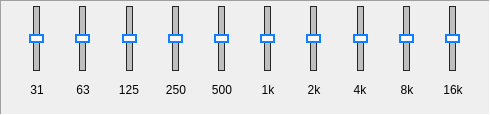
             <widget class="QFrame" name="EQ1_frame">
              <property name="sizePolicy">
               <sizepolicy hsizetype="Fixed" vsizetype="Fixed">
                <horstretch>0</horstretch>
                <verstretch>0</verstretch>
               </sizepolicy>
              </property>
              <property name="minimumSize">
               <size>
                <width>490</width>
                <height>115</height>
               </size>
              </property>
              <property name="maximumSize">
               <size>
                <width>490</width>
                <height>115</height>
               </size>
              </property>
              <property name="frameShape">
               <enum>QFrame::Panel</enum>
              </property>
              <property name="frameShadow">
               <enum>QFrame::Sunken</enum>
              </property>
              <layout class="QHBoxLayout" name="horizontalLayout">
               <property name="topMargin">
                <number>5</number>
               </property>
               <property name="bottomMargin">
                <number>5</number>
               </property>
               <item>
                <spacer name="horizontalSpacer">
                 <property name="orientation">
                  <enum>Qt::Horizontal</enum>
                 </property>
                 <property name="sizeType">
                  <enum>QSizePolicy::Fixed</enum>
                 </property>
                 <property name="sizeHint" stdset="0">
                  <size>
                   <width>5</width>
                   <height>20</height>
                  </size>
                 </property>
                </spacer>
               </item>
               <item>
                <layout class="QVBoxLayout" name="Band1">
                 <property name="spacing">
                  <number>0</number>
                 </property>
                 <item alignment="Qt::AlignHCenter">
                  <widget class="QSlider" name="EQ1_31">
                   <property name="minimumSize">
                    <size>
                     <width>0</width>
                     <height>65</height>
                    </size>
                   </property>
                   <property name="maximumSize">
                    <size>
                     <width>16777215</width>
                     <height>65</height>
                    </size>
                   </property>
                   <property name="font">
                    <font>
                     <kerning>true</kerning>
                    </font>
                   </property>
                   <property name="styleSheet">
                    <string notr="true">.QSlider::groove:vertical {
    border: 1px solid #262626;
	background: rgb(191, 191, 191);
	width: 5px;
	margin: 0 12px;
}

.QSlider::handle:vertical {
    background: white;
    border: 2px solid rgb(15, 128, 255);
    height: 5px;
    width: 10px;
	margin: 0px -5px

}</string>
                   </property>
                   <property name="minimum">
                    <number>-1</number>
                   </property>
                   <property name="maximum">
                    <number>1</number>
                   </property>
                   <property name="pageStep">
                    <number>0</number>
                   </property>
                   <property name="value">
                    <number>0</number>
                   </property>
                   <property name="tracking">
                    <bool>true</bool>
                   </property>
                   <property name="orientation">
                    <enum>Qt::Vertical</enum>
                   </property>
                   <property name="invertedAppearance">
                    <bool>false</bool>
                   </property>
                   <property name="invertedControls">
                    <bool>false</bool>
                   </property>
                  </widget>
                 </item>
                 <item alignment="Qt::AlignHCenter|Qt::AlignVCenter">
                  <widget class="QLabel" name="EQ1_31_Lab">
                   <property name="minimumSize">
                    <size>
                     <width>30</width>
                     <height>0</height>
                    </size>
                   </property>
                   <property name="maximumSize">
                    <size>
                     <width>30</width>
                     <height>16777215</height>
                    </size>
                   </property>
                   <property name="text">
                    <string>31</string>
                   </property>
                   <property name="alignment">
                    <set>Qt::AlignCenter</set>
                   </property>
                  </widget>
                 </item>
                </layout>
               </item>
               <item>
                <layout class="QVBoxLayout" name="Band2">
                 <property name="spacing">
                  <number>0</number>
                 </property>
                 <item alignment="Qt::AlignHCenter">
                  <widget class="QSlider" name="EQ1_63">
                   <property name="minimumSize">
                    <size>
                     <width>0</width>
                     <height>65</height>
                    </size>
                   </property>
                   <property name="maximumSize">
                    <size>
                     <width>16777215</width>
                     <height>65</height>
                    </size>
                   </property>
                   <property name="font">
                    <font>
                     <kerning>true</kerning>
                    </font>
                   </property>
                   <property name="styleSheet">
                    <string notr="true">.QSlider::groove:vertical {
    border: 1px solid #262626;
	background: rgb(191, 191, 191);
	width: 5px;
	margin: 0 12px;
}

.QSlider::handle:vertical {
    background: white;
    border: 2px solid rgb(15, 128, 255);
    height: 5px;
    width: 10px;
	margin: 0px -5px

}</string>
                   </property>
                   <property name="minimum">
                    <number>-1</number>
                   </property>
                   <property name="maximum">
                    <number>1</number>
                   </property>
                   <property name="pageStep">
                    <number>0</number>
                   </property>
                   <property name="tracking">
                    <bool>true</bool>
                   </property>
                   <property name="orientation">
                    <enum>Qt::Vertical</enum>
                   </property>
                   <property name="invertedAppearance">
                    <bool>false</bool>
                   </property>
                   <property name="invertedControls">
                    <bool>false</bool>
                   </property>
                  </widget>
                 </item>
                 <item alignment="Qt::AlignHCenter|Qt::AlignVCenter">
                  <widget class="QLabel" name="EQ1_63_Lab">
                   <property name="minimumSize">
                    <size>
                     <width>30</width>
                     <height>0</height>
                    </size>
                   </property>
                   <property name="maximumSize">
                    <size>
                     <width>30</width>
                     <height>16777215</height>
                    </size>
                   </property>
                   <property name="text">
                    <string>63</string>
                   </property>
                   <property name="alignment">
                    <set>Qt::AlignCenter</set>
                   </property>
                  </widget>
                 </item>
                </layout>
               </item>
               <item>
                <layout class="QVBoxLayout" name="Band3">
                 <property name="spacing">
                  <number>0</number>
                 </property>
                 <item alignment="Qt::AlignHCenter">
                  <widget class="QSlider" name="EQ1_125">
                   <property name="minimumSize">
                    <size>
                     <width>0</width>
                     <height>65</height>
                    </size>
                   </property>
                   <property name="maximumSize">
                    <size>
                     <width>16777215</width>
                     <height>65</height>
                    </size>
                   </property>
                   <property name="font">
                    <font>
                     <kerning>true</kerning>
                    </font>
                   </property>
                   <property name="styleSheet">
                    <string notr="true">.QSlider::groove:vertical {
    border: 1px solid #262626;
	background: rgb(191, 191, 191);
	width: 5px;
	margin: 0 12px;
}

.QSlider::handle:vertical {
    background: white;
    border: 2px solid rgb(15, 128, 255);
    height: 5px;
    width: 10px;
	margin: 0px -5px

}</string>
                   </property>
                   <property name="minimum">
                    <number>-1</number>
                   </property>
                   <property name="maximum">
                    <number>1</number>
                   </property>
                   <property name="pageStep">
                    <number>0</number>
                   </property>
                   <property name="tracking">
                    <bool>true</bool>
                   </property>
                   <property name="orientation">
                    <enum>Qt::Vertical</enum>
                   </property>
                   <property name="invertedAppearance">
                    <bool>false</bool>
                   </property>
                   <property name="invertedControls">
                    <bool>false</bool>
                   </property>
                  </widget>
                 </item>
                 <item alignment="Qt::AlignHCenter|Qt::AlignVCenter">
                  <widget class="QLabel" name="EQ1_125_Lab">
                   <property name="minimumSize">
                    <size>
                     <width>30</width>
                     <height>0</height>
                    </size>
                   </property>
                   <property name="maximumSize">
                    <size>
                     <width>30</width>
                     <height>16777215</height>
                    </size>
                   </property>
                   <property name="text">
                    <string>125</string>
                   </property>
                   <property name="alignment">
                    <set>Qt::AlignCenter</set>
                   </property>
                  </widget>
                 </item>
                </layout>
               </item>
               <item>
                <layout class="QVBoxLayout" name="Band4">
                 <property name="spacing">
                  <number>0</number>
                 </property>
                 <item alignment="Qt::AlignHCenter">
                  <widget class="QSlider" name="EQ1_250">
                   <property name="minimumSize">
                    <size>
                     <width>0</width>
                     <height>65</height>
                    </size>
                   </property>
                   <property name="maximumSize">
                    <size>
                     <width>16777215</width>
                     <height>65</height>
                    </size>
                   </property>
                   <property name="font">
                    <font>
                     <kerning>true</kerning>
                    </font>
                   </property>
                   <property name="styleSheet">
                    <string notr="true">.QSlider::groove:vertical {
    border: 1px solid #262626;
	background: rgb(191, 191, 191);
	width: 5px;
	margin: 0 12px;
}

.QSlider::handle:vertical {
    background: white;
    border: 2px solid rgb(15, 128, 255);
    height: 5px;
    width: 10px;
	margin: 0px -5px

}</string>
                   </property>
                   <property name="minimum">
                    <number>-1</number>
                   </property>
                   <property name="maximum">
                    <number>1</number>
                   </property>
                   <property name="pageStep">
                    <number>0</number>
                   </property>
                   <property name="tracking">
                    <bool>true</bool>
                   </property>
                   <property name="orientation">
                    <enum>Qt::Vertical</enum>
                   </property>
                   <property name="invertedAppearance">
                    <bool>false</bool>
                   </property>
                   <property name="invertedControls">
                    <bool>false</bool>
                   </property>
                  </widget>
                 </item>
                 <item alignment="Qt::AlignHCenter|Qt::AlignVCenter">
                  <widget class="QLabel" name="EQ1_250_Lab">
                   <property name="minimumSize">
                    <size>
                     <width>30</width>
                     <height>0</height>
                    </size>
                   </property>
                   <property name="maximumSize">
                    <size>
                     <width>30</width>
                     <height>16777215</height>
                    </size>
                   </property>
                   <property name="text">
                    <string>250</string>
                   </property>
                   <property name="alignment">
                    <set>Qt::AlignCenter</set>
                   </property>
                  </widget>
                 </item>
                </layout>
               </item>
               <item>
                <layout class="QVBoxLayout" name="Band5">
                 <property name="spacing">
                  <number>0</number>
                 </property>
                 <item alignment="Qt::AlignHCenter">
                  <widget class="QSlider" name="EQ1_500">
                   <property name="minimumSize">
                    <size>
                     <width>0</width>
                     <height>65</height>
                    </size>
                   </property>
                   <property name="maximumSize">
                    <size>
                     <width>16777215</width>
                     <height>65</height>
                    </size>
                   </property>
                   <property name="font">
                    <font>
                     <kerning>true</kerning>
                    </font>
                   </property>
                   <property name="styleSheet">
                    <string notr="true">.QSlider::groove:vertical {
    border: 1px solid #262626;
	background: rgb(191, 191, 191);
	width: 5px;
	margin: 0 12px;
}

.QSlider::handle:vertical {
    background: white;
    border: 2px solid rgb(15, 128, 255);
    height: 5px;
    width: 10px;
	margin: 0px -5px

}</string>
                   </property>
                   <property name="minimum">
                    <number>-1</number>
                   </property>
                   <property name="maximum">
                    <number>1</number>
                   </property>
                   <property name="pageStep">
                    <number>0</number>
                   </property>
                   <property name="tracking">
                    <bool>true</bool>
                   </property>
                   <property name="orientation">
                    <enum>Qt::Vertical</enum>
                   </property>
                   <property name="invertedAppearance">
                    <bool>false</bool>
                   </property>
                   <property name="invertedControls">
                    <bool>false</bool>
                   </property>
                  </widget>
                 </item>
                 <item alignment="Qt::AlignHCenter|Qt::AlignVCenter">
                  <widget class="QLabel" name="EQ1_500_Lab">
                   <property name="minimumSize">
                    <size>
                     <width>30</width>
                     <height>0</height>
                    </size>
                   </property>
                   <property name="maximumSize">
                    <size>
                     <width>30</width>
                     <height>16777215</height>
                    </size>
                   </property>
                   <property name="text">
                    <string>500</string>
                   </property>
                   <property name="alignment">
                    <set>Qt::AlignCenter</set>
                   </property>
                  </widget>
                 </item>
                </layout>
               </item>
               <item>
                <layout class="QVBoxLayout" name="Band6">
                 <property name="spacing">
                  <number>0</number>
                 </property>
                 <item alignment="Qt::AlignHCenter">
                  <widget class="QSlider" name="EQ1_1000">
                   <property name="minimumSize">
                    <size>
                     <width>0</width>
                     <height>65</height>
                    </size>
                   </property>
                   <property name="maximumSize">
                    <size>
                     <width>16777215</width>
                     <height>65</height>
                    </size>
                   </property>
                   <property name="sizeIncrement">
                    <size>
                     <width>0</width>
                     <height>0</height>
                    </size>
                   </property>
                   <property name="font">
                    <font>
                     <kerning>true</kerning>
                    </font>
                   </property>
                   <property name="styleSheet">
                    <string notr="true">.QSlider::groove:vertical {
    border: 1px solid #262626;
	background: rgb(191, 191, 191);
	width: 5px;
	margin: 0 12px;
}

.QSlider::handle:vertical {
    background: white;
    border: 2px solid rgb(15, 128, 255);
    height: 5px;
    width: 10px;
	margin: 0px -5px

}</string>
                   </property>
                   <property name="minimum">
                    <number>-1</number>
                   </property>
                   <property name="maximum">
                    <number>1</number>
                   </property>
                   <property name="pageStep">
                    <number>0</number>
                   </property>
                   <property name="tracking">
                    <bool>true</bool>
                   </property>
                   <property name="orientation">
                    <enum>Qt::Vertical</enum>
                   </property>
                   <property name="invertedAppearance">
                    <bool>false</bool>
                   </property>
                   <property name="invertedControls">
                    <bool>false</bool>
                   </property>
                  </widget>
                 </item>
                 <item alignment="Qt::AlignHCenter|Qt::AlignVCenter">
                  <widget class="QLabel" name="EQ1_1000_Lab">
                   <property name="minimumSize">
                    <size>
                     <width>30</width>
                     <height>0</height>
                    </size>
                   </property>
                   <property name="maximumSize">
                    <size>
                     <width>30</width>
                     <height>16777215</height>
                    </size>
                   </property>
                   <property name="text">
                    <string>1k</string>
                   </property>
                   <property name="alignment">
                    <set>Qt::AlignCenter</set>
                   </property>
                  </widget>
                 </item>
                </layout>
               </item>
               <item>
                <layout class="QVBoxLayout" name="Band7">
                 <property name="spacing">
                  <number>0</number>
                 </property>
                 <item alignment="Qt::AlignHCenter">
                  <widget class="QSlider" name="EQ1_2000">
                   <property name="minimumSize">
                    <size>
                     <width>0</width>
                     <height>65</height>
                    </size>
                   </property>
                   <property name="maximumSize">
                    <size>
                     <width>16777215</width>
                     <height>65</height>
                    </size>
                   </property>
                   <property name="font">
                    <font>
                     <kerning>true</kerning>
                    </font>
                   </property>
                   <property name="styleSheet">
                    <string notr="true">.QSlider::groove:vertical {
    border: 1px solid #262626;
	background: rgb(191, 191, 191);
	width: 5px;
	margin: 0 12px;
}

.QSlider::handle:vertical {
    background: white;
    border: 2px solid rgb(15, 128, 255);
    height: 5px;
    width: 10px;
	margin: 0px -5px

}</string>
                   </property>
                   <property name="minimum">
                    <number>-1</number>
                   </property>
                   <property name="maximum">
                    <number>1</number>
                   </property>
                   <property name="pageStep">
                    <number>0</number>
                   </property>
                   <property name="tracking">
                    <bool>true</bool>
                   </property>
                   <property name="orientation">
                    <enum>Qt::Vertical</enum>
                   </property>
                   <property name="invertedAppearance">
                    <bool>false</bool>
                   </property>
                   <property name="invertedControls">
                    <bool>false</bool>
                   </property>
                  </widget>
                 </item>
                 <item alignment="Qt::AlignHCenter|Qt::AlignVCenter">
                  <widget class="QLabel" name="EQ1_2000_Lab">
                   <property name="minimumSize">
                    <size>
                     <width>30</width>
                     <height>0</height>
                    </size>
                   </property>
                   <property name="maximumSize">
                    <size>
                     <width>30</width>
                     <height>16777215</height>
                    </size>
                   </property>
                   <property name="text">
                    <string>2k</string>
                   </property>
                   <property name="alignment">
                    <set>Qt::AlignCenter</set>
                   </property>
                  </widget>
                 </item>
                </layout>
               </item>
               <item>
                <layout class="QVBoxLayout" name="Band8">
                 <property name="spacing">
                  <number>0</number>
                 </property>
                 <item alignment="Qt::AlignHCenter">
                  <widget class="QSlider" name="EQ1_4000">
                   <property name="minimumSize">
                    <size>
                     <width>0</width>
                     <height>65</height>
                    </size>
                   </property>
                   <property name="maximumSize">
                    <size>
                     <width>16777215</width>
                     <height>65</height>
                    </size>
                   </property>
                   <property name="font">
                    <font>
                     <kerning>true</kerning>
                    </font>
                   </property>
                   <property name="styleSheet">
                    <string notr="true">.QSlider::groove:vertical {
    border: 1px solid #262626;
	background: rgb(191, 191, 191);
	width: 5px;
	margin: 0 12px;
}

.QSlider::handle:vertical {
    background: white;
    border: 2px solid rgb(15, 128, 255);
    height: 5px;
    width: 10px;
	margin: 0px -5px

}</string>
                   </property>
                   <property name="minimum">
                    <number>-1</number>
                   </property>
                   <property name="maximum">
                    <number>1</number>
                   </property>
                   <property name="pageStep">
                    <number>0</number>
                   </property>
                   <property name="tracking">
                    <bool>true</bool>
                   </property>
                   <property name="orientation">
                    <enum>Qt::Vertical</enum>
                   </property>
                   <property name="invertedAppearance">
                    <bool>false</bool>
                   </property>
                   <property name="invertedControls">
                    <bool>false</bool>
                   </property>
                  </widget>
                 </item>
                 <item alignment="Qt::AlignHCenter|Qt::AlignVCenter">
                  <widget class="QLabel" name="EQ1_4000_Lab">
                   <property name="minimumSize">
                    <size>
                     <width>30</width>
                     <height>0</height>
                    </size>
                   </property>
                   <property name="maximumSize">
                    <size>
                     <width>30</width>
                     <height>16777215</height>
                    </size>
                   </property>
                   <property name="text">
                    <string>4k</string>
                   </property>
                   <property name="alignment">
                    <set>Qt::AlignCenter</set>
                   </property>
                  </widget>
                 </item>
                </layout>
               </item>
               <item>
                <layout class="QVBoxLayout" name="Band9">
                 <property name="spacing">
                  <number>0</number>
                 </property>
                 <item alignment="Qt::AlignHCenter">
                  <widget class="QSlider" name="EQ1_8000">
                   <property name="minimumSize">
                    <size>
                     <width>0</width>
                     <height>65</height>
                    </size>
                   </property>
                   <property name="maximumSize">
                    <size>
                     <width>16777215</width>
                     <height>65</height>
                    </size>
                   </property>
                   <property name="font">
                    <font>
                     <kerning>true</kerning>
                    </font>
                   </property>
                   <property name="styleSheet">
                    <string notr="true">.QSlider::groove:vertical {
    border: 1px solid #262626;
	background: rgb(191, 191, 191);
	width: 5px;
	margin: 0 12px;
}

.QSlider::handle:vertical {
    background: white;
    border: 2px solid rgb(15, 128, 255);
    height: 5px;
    width: 10px;
	margin: 0px -5px

}</string>
                   </property>
                   <property name="minimum">
                    <number>-1</number>
                   </property>
                   <property name="maximum">
                    <number>1</number>
                   </property>
                   <property name="pageStep">
                    <number>0</number>
                   </property>
                   <property name="tracking">
                    <bool>true</bool>
                   </property>
                   <property name="orientation">
                    <enum>Qt::Vertical</enum>
                   </property>
                   <property name="invertedAppearance">
                    <bool>false</bool>
                   </property>
                   <property name="invertedControls">
                    <bool>false</bool>
                   </property>
                  </widget>
                 </item>
                 <item alignment="Qt::AlignHCenter|Qt::AlignVCenter">
                  <widget class="QLabel" name="EQ1_8000_Lab">
                   <property name="minimumSize">
                    <size>
                     <width>30</width>
                     <height>0</height>
                    </size>
                   </property>
                   <property name="maximumSize">
                    <size>
                     <width>30</width>
                     <height>16777215</height>
                    </size>
                   </property>
                   <property name="text">
                    <string>8k</string>
                   </property>
                   <property name="alignment">
                    <set>Qt::AlignCenter</set>
                   </property>
                  </widget>
                 </item>
                </layout>
               </item>
               <item>
                <layout class="QVBoxLayout" name="Band10">
                 <property name="spacing">
                  <number>0</number>
                 </property>
                 <item alignment="Qt::AlignHCenter">
                  <widget class="QSlider" name="EQ1_16000">
                   <property name="minimumSize">
                    <size>
                     <width>0</width>
                     <height>65</height>
                    </size>
                   </property>
                   <property name="maximumSize">
                    <size>
                     <width>16777215</width>
                     <height>65</height>
                    </size>
                   </property>
                   <property name="font">
                    <font>
                     <kerning>true</kerning>
                    </font>
                   </property>
                   <property name="styleSheet">
                    <string notr="true">.QSlider::groove:vertical {
    border: 1px solid #262626;
	background: rgb(191, 191, 191);
	width: 5px;
	margin: 0 12px;
}

.QSlider::handle:vertical {
    background: white;
    border: 2px solid rgb(15, 128, 255);
    height: 5px;
    width: 10px;
	margin: 0px -5px

}</string>
                   </property>
                   <property name="minimum">
                    <number>-1</number>
                   </property>
                   <property name="maximum">
                    <number>1</number>
                   </property>
                   <property name="pageStep">
                    <number>0</number>
                   </property>
                   <property name="tracking">
                    <bool>true</bool>
                   </property>
                   <property name="orientation">
                    <enum>Qt::Vertical</enum>
                   </property>
                   <property name="invertedAppearance">
                    <bool>false</bool>
                   </property>
                   <property name="invertedControls">
                    <bool>false</bool>
                   </property>
                  </widget>
                 </item>
                 <item alignment="Qt::AlignHCenter|Qt::AlignVCenter">
                  <widget class="QLabel" name="EQ1_16000_Lab">
                   <property name="minimumSize">
                    <size>
                     <width>30</width>
                     <height>0</height>
                    </size>
                   </property>
                   <property name="maximumSize">
                    <size>
                     <width>30</width>
                     <height>16777215</height>
                    </size>
                   </property>
                   <property name="text">
                    <string>16k</string>
                   </property>
                   <property name="alignment">
                    <set>Qt::AlignCenter</set>
                   </property>
                  </widget>
                 </item>
                </layout>
               </item>
               <item>
                <spacer name="horizontalSpacer_2">
                 <property name="orientation">
                  <enum>Qt::Horizontal</enum>
                 </property>
                 <property name="sizeType">
                  <enum>QSizePolicy::Fixed</enum>
                 </property>
                 <property name="sizeHint" stdset="0">
                  <size>
                   <width>5</width>
                   <height>20</height>
                  </size>
                 </property>
                </spacer>
               </item>
              </layout>
             </widget>
